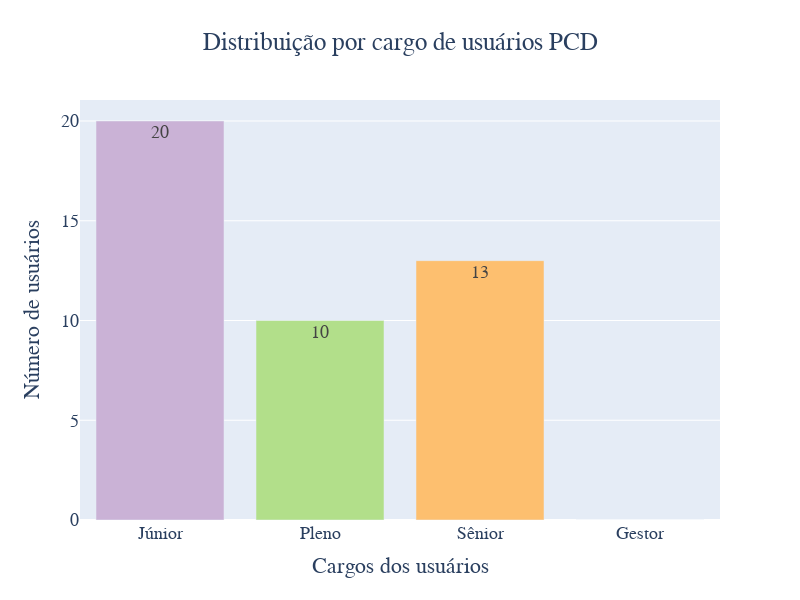

The notebook cell this image was saved under:
### Code cell
cargo_pcd = ['Júnior', 'Pleno', 'Sênior', 'Gestor']  
count_junior = [pcd_role_junior, pcd_role_plenor, pcd_role_senior, pcd_role_manager]


bar_colors = ['#cab2d6', '#b2df8a', '#fdbf6f', '#a6cee3'] 
# Criando o gráfico de barras
fig = go.Figure(go.Bar(
    x=cargo_pcd,
    y=count_junior,
    marker_color=bar_colors,  
    text=count_junior,  
    textposition='auto',  
))


fig.update_layout(
    title="Distribuição por cargo de usuários PCD",     xaxis_title="Cargos dos usuários",
    yaxis_title="Número de usuários",  
    title_x=0.5, 
    font=dict(family="Times New Roman", size=18),  
    width=800,
    height=600,
    showlegend=False 
    )

fig.show()

### Figure 1 — Plotly figure (JSON) as saved in the notebook; plotly's stock layout.template omitted (floating-point values rounded to 4 significant figures)
{"data": [{"marker": {"color": ["#cab2d6", "#b2df8a", "#fdbf6f", "#a6cee3"]}, "text": ["20", "10", "13", "0"], "textposition": "auto", "type": "bar", "x": ["Júnior", "Pleno", "Sênior", "Gestor"], "y": [20, 10, 13, 0]}], "layout": {"font": {"family": "Times New Roman", "size": 18}, "height": 600, "showlegend": false, "title": {"text": "Distribuição por cargo de usuários PCD", "x": 0.5}, "width": 800, "xaxis": {"title": {"text": "Cargos dos usuários"}}, "yaxis": {"title": {"text": "Número de usuários"}}}}
